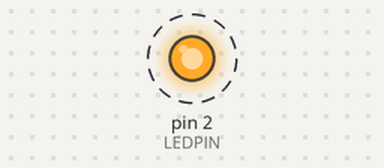
A sketch run on a simulated Arduino Uno, built with avr-gcc and run on an emulated ATmega328P. On the bench: output pins drawn as LEDs (lit = HIGH). Dashed ring = blinking.

Above: at 0.5 s.
Timing chart, 0 to 5.1 s (numbered marks = the images above):
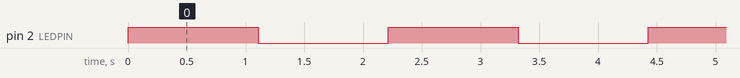

The sketch:

fran.ino
```cpp
#define LEDPIN 2
bool prendido = true;
long ciclos = 0;

void setup() {
  pinMode(LEDPIN, OUTPUT);
}

void loop() {
//  lo que se supone que se tendria que hacer
//  digitalWrite(LEDPIN, HIGH);
//  digitalWrite(LEDPIN, LOW);
//  delay(1000);

//pero aca vamos a hacer las cosas mal, porque? porque se puede
if(prendido){
  digitalWrite(LEDPIN, HIGH);
} else{
  digitalWrite(LEDPIN, LOW);
}
ciclos++;
if(ciclos > 150000){
  prendido = !prendido;
  ciclos = 0;
}
}
```

Measured:
- by itself, pin 2 (LEDPIN): alternates HIGH for 1.1 s and LOW for 1.1 s
